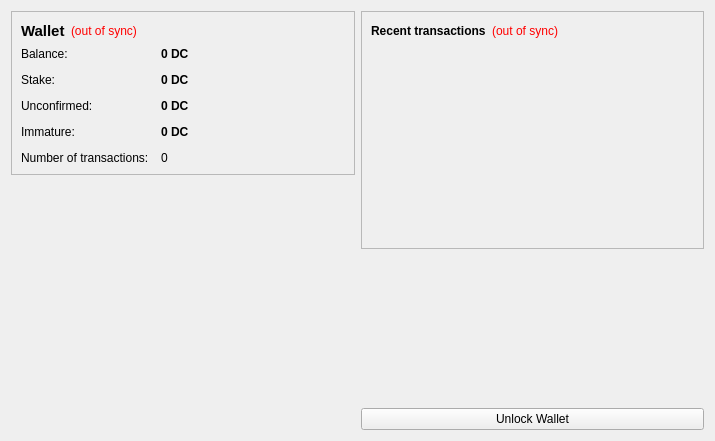
<?xml version="1.0" encoding="UTF-8"?>
<ui version="4.0">
 <class>OverviewPage</class>
 <widget class="QWidget" name="OverviewPage">
  <property name="geometry">
   <rect>
    <x>0</x>
    <y>0</y>
    <width>715</width>
    <height>441</height>
   </rect>
  </property>
  <property name="windowTitle">
   <string>Form</string>
  </property>
  <layout class="QHBoxLayout" name="horizontalLayout" stretch="1,1">
   <item>
    <layout class="QVBoxLayout" name="verticalLayout_2">
     <item>
      <widget class="QFrame" name="frame">
       <property name="frameShape">
        <enum>QFrame::StyledPanel</enum>
       </property>
       <property name="frameShadow">
        <enum>QFrame::Raised</enum>
       </property>
       <layout class="QVBoxLayout" name="verticalLayout_4">
        <item>
         <layout class="QHBoxLayout" name="horizontalLayout_4">
          <item>
           <widget class="QLabel" name="label_5">
            <property name="font">
             <font>
              <pointsize>11</pointsize>
              <weight>75</weight>
              <bold>true</bold>
             </font>
            </property>
            <property name="text">
             <string>Wallet</string>
            </property>
           </widget>
          </item>
          <item>
           <widget class="QLabel" name="labelWalletStatus">
            <property name="toolTip">
             <string>The displayed information may be out of date. Your wallet automatically synchronizes with the Digitalasset network after a connection is established, but this process has not completed yet.</string>
            </property>
            <property name="styleSheet">
             <string notr="true">QLabel { color: red; }</string>
            </property>
            <property name="text">
             <string notr="true">(out of sync)</string>
            </property>
            <property name="alignment">
             <set>Qt::AlignLeading|Qt::AlignLeft|Qt::AlignVCenter</set>
            </property>
           </widget>
          </item>
          <item>
           <spacer name="horizontalSpacer_2">
            <property name="orientation">
             <enum>Qt::Horizontal</enum>
            </property>
            <property name="sizeHint" stdset="0">
             <size>
              <width>40</width>
              <height>20</height>
             </size>
            </property>
           </spacer>
          </item>
         </layout>
        </item>
        <item>
         <layout class="QFormLayout" name="formLayout_2">
          <property name="fieldGrowthPolicy">
           <enum>QFormLayout::AllNonFixedFieldsGrow</enum>
          </property>
          <property name="horizontalSpacing">
           <number>12</number>
          </property>
          <property name="verticalSpacing">
           <number>12</number>
          </property>
          <item row="0" column="0">
           <widget class="QLabel" name="label">
            <property name="text">
             <string>Balance:</string>
            </property>
           </widget>
          </item>
          <item row="0" column="1">
           <widget class="QLabel" name="labelBalance">
            <property name="font">
             <font>
              <weight>75</weight>
              <bold>true</bold>
             </font>
            </property>
            <property name="cursor">
             <cursorShape>IBeamCursor</cursorShape>
            </property>
            <property name="toolTip">
             <string>Your current balance</string>
            </property>
            <property name="text">
             <string notr="true">0 DC</string>
            </property>
            <property name="textInteractionFlags">
             <set>Qt::LinksAccessibleByMouse|Qt::TextSelectableByKeyboard|Qt::TextSelectableByMouse</set>
            </property>
           </widget>
          </item>
          <item row="1" column="0">
           <widget class="QLabel" name="label_6">
            <property name="text">
             <string>Stake:</string>
            </property>
           </widget>
          </item>
          <item row="1" column="1">
           <widget class="QLabel" name="labelStake">
            <property name="font">
             <font>
              <weight>75</weight>
              <bold>true</bold>
             </font>
            </property>
            <property name="cursor">
             <cursorShape>IBeamCursor</cursorShape>
            </property>
            <property name="toolTip">
             <string>Total of coins that was staked, and do not yet count toward the current balance</string>
            </property>
            <property name="text">
             <string notr="true">0 DC</string>
            </property>
            <property name="textInteractionFlags">
             <set>Qt::LinksAccessibleByMouse|Qt::TextSelectableByKeyboard|Qt::TextSelectableByMouse</set>
            </property>
           </widget>
          </item>
          <item row="2" column="0">
           <widget class="QLabel" name="label_3">
            <property name="text">
             <string>Unconfirmed:</string>
            </property>
           </widget>
          </item>
          <item row="2" column="1">
           <widget class="QLabel" name="labelUnconfirmed">
            <property name="font">
             <font>
              <weight>75</weight>
              <bold>true</bold>
             </font>
            </property>
            <property name="cursor">
             <cursorShape>IBeamCursor</cursorShape>
            </property>
            <property name="toolTip">
             <string>Total of transactions that have yet to be confirmed, and do not yet count toward the current balance</string>
            </property>
            <property name="text">
             <string notr="true">0 DC</string>
            </property>
            <property name="textInteractionFlags">
             <set>Qt::LinksAccessibleByMouse|Qt::TextSelectableByKeyboard|Qt::TextSelectableByMouse</set>
            </property>
           </widget>
          </item>
          <item row="3" column="0">
           <widget class="QLabel" name="labelImmatureText">
            <property name="text">
             <string>Immature:</string>
            </property>
           </widget>
          </item>
          <item row="3" column="1">
           <widget class="QLabel" name="labelImmature">
            <property name="font">
             <font>
              <weight>75</weight>
              <bold>true</bold>
             </font>
            </property>
            <property name="toolTip">
             <string>Mined balance that has not yet matured</string>
            </property>
            <property name="text">
             <string notr="true">0 DC</string>
            </property>
            <property name="textInteractionFlags">
             <set>Qt::LinksAccessibleByMouse|Qt::TextSelectableByKeyboard|Qt::TextSelectableByMouse</set>
            </property>
           </widget>
          </item>
          <item row="4" column="0">
           <widget class="QLabel" name="label_2">
            <property name="text">
             <string>Number of transactions:</string>
            </property>
           </widget>
          </item>
          <item row="4" column="1">
           <widget class="QLabel" name="labelNumTransactions">
            <property name="toolTip">
             <string>Total number of transactions in wallet</string>
            </property>
            <property name="text">
             <string notr="true">0</string>
            </property>
           </widget>
          </item>
         </layout>
        </item>
       </layout>
      </widget>
     </item>
     <item>
      <spacer name="verticalSpacer">
       <property name="orientation">
        <enum>Qt::Vertical</enum>
       </property>
       <property name="sizeHint" stdset="0">
        <size>
         <width>20</width>
         <height>40</height>
        </size>
       </property>
      </spacer>
     </item>
     <item>
      <widget class="QLabel" name="label_6">
       <property name="text">
        <string/>
       </property>
       <property name="pixmap">
        <pixmap resource="../bitcoin.qrc">:/images/backg</pixmap>
       </property>
       <property name="scaledContents">
        <bool>false</bool>
       </property>
       <property name="alignment">
        <set>Qt::AlignCenter</set>
       </property>
       <property name="margin">
        <number>-2</number>
       </property>
      </widget>
     </item>
    </layout>
   </item>
   <item>
    <layout class="QVBoxLayout" name="verticalLayout_3">
     <item>
      <widget class="QFrame" name="frame_2">
       <property name="frameShape">
        <enum>QFrame::StyledPanel</enum>
       </property>
       <property name="frameShadow">
        <enum>QFrame::Raised</enum>
       </property>
       <layout class="QVBoxLayout" name="verticalLayout">
        <item>
         <layout class="QHBoxLayout" name="horizontalLayout_2">
          <item>
           <widget class="QLabel" name="label_4">
            <property name="text">
             <string>&lt;b&gt;Recent transactions&lt;/b&gt;</string>
            </property>
           </widget>
          </item>
          <item>
           <widget class="QLabel" name="labelTransactionsStatus">
            <property name="toolTip">
             <string>The displayed information may be out of date. Your wallet automatically synchronizes with the Digitalasset network after a connection is established, but this process has not completed yet.</string>
            </property>
            <property name="styleSheet">
             <string notr="true">QLabel { color: red; }</string>
            </property>
            <property name="text">
             <string notr="true">(out of sync)</string>
            </property>
            <property name="alignment">
             <set>Qt::AlignRight|Qt::AlignTrailing|Qt::AlignVCenter</set>
            </property>
           </widget>
          </item>
          <item>
           <spacer name="horizontalSpacer">
            <property name="orientation">
             <enum>Qt::Horizontal</enum>
            </property>
            <property name="sizeHint" stdset="0">
             <size>
              <width>40</width>
              <height>20</height>
             </size>
            </property>
           </spacer>
          </item>
         </layout>
        </item>
        <item>
         <widget class="QListView" name="listTransactions">
          <property name="styleSheet">
           <string notr="true">QListView { background: transparent; }</string>
          </property>
          <property name="frameShape">
           <enum>QFrame::NoFrame</enum>
          </property>
          <property name="verticalScrollBarPolicy">
           <enum>Qt::ScrollBarAlwaysOff</enum>
          </property>
          <property name="horizontalScrollBarPolicy">
           <enum>Qt::ScrollBarAlwaysOff</enum>
          </property>
          <property name="selectionMode">
           <enum>QAbstractItemView::NoSelection</enum>
          </property>
         </widget>
        </item>
       </layout>
      </widget>
     </item>
     <item>
      <spacer name="verticalSpacer_2">
       <property name="orientation">
        <enum>Qt::Vertical</enum>
       </property>
       <property name="sizeHint" stdset="0">
        <size>
         <width>20</width>
         <height>40</height>
        </size>
       </property>
      </spacer>
     </item>
     <item>
      <widget class="QPushButton" name="unlockWalletButton">
       <property name="text">
        <string>Unlock Wallet</string>
       </property>
      </widget>
     </item>
    </layout>
   </item>
  </layout>
 </widget>
 <resources>
  <include location="../bitcoin.qrc"/>
 </resources>
 <connections/>
</ui>
